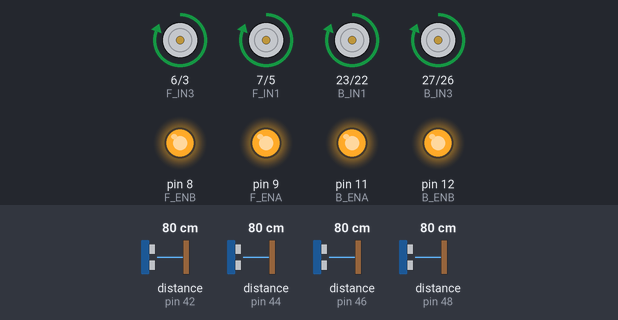
Recording of a sketch running on a simulated Arduino Mega 2560, built with avr-gcc and run on an emulated ATmega2560. On the bench: motor-driver pin pairs drawn as motors (green arrow = first pin HIGH = forward, orange = second pin HIGH = backward, longer = more drive), output pins drawn as LEDs (lit = HIGH). Wiring (inferred from the names in the program): 4 × ultrasonic range finder: trigger pin 43, echo pin 42 / trigger pin 45, echo pin 44 / trigger pin 47, echo pin 46 / trigger pin 49, echo pin 48. The inputs (shaded band) are chosen by the test bench; at power-on: distance to the obstacle (sensors on pin 42, pin 44, pin 46, pin 48) 80 cm. The echo pulse lasts 58.3 µs per cm; pins used as bus, display or sensor lines are not drawn; what the sketch prints to the serial monitor is not drawn.

Above: at 1.2 s.
1.3 s: distance to the obstacle (sensor on pin 42) set to 12 cm
4.3 s: distance to the obstacle (sensor on pin 42) set to 9 cm
Timing chart, 0 to 7.3 s (numbered marks = the images above; inputs shaded):
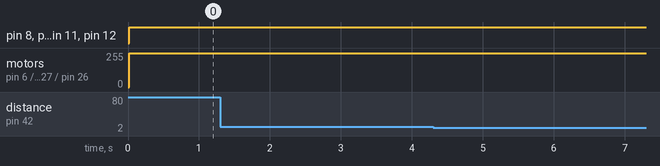

The sketch:

main.ino
```cpp
//Sensors
#define trigPinFrontLeft 49
#define echoPinFrontLeft 48
#define trigPinFrontRight 47
#define echoPinFrontRight 46
#define trigPinLeft 45
#define echoPinLeft 44
#define trigPinRight 43
#define echoPinRight 42

// L298N
// Enable front
#define F_ENA 9
#define F_ENB 8
//FRONT LEFT WHEEL
#define F_IN1 7 //6   // Pin 14 of L293
#define F_IN2 5   // Pin 10 of L293
//FRONT RIGHT WHEEL
#define F_IN3 6 //4   // Pin  7 of L293
#define F_IN4 3   // Pin  2 of L293

// Enable back
#define B_ENA 11
#define B_ENB 12
// BACK LEFT WHEEL
#define B_IN1 23  // Pin 14 of L293
#define B_IN2 22  // Pin 10 of L293
// BACK RIGHT WHEEL
#define B_IN3 27   // Pin  7 of L293
#define B_IN4 26   // Pin  2 of L293

#define baud 9600

void setup() {
    // Sensors
    pinMode(trigPinFrontLeft, OUTPUT);
    pinMode(echoPinFrontLeft, INPUT);

    pinMode(trigPinFrontRight, OUTPUT);
    pinMode(echoPinFrontRight, INPUT);

    pinMode(trigPinLeft, OUTPUT);
    pinMode(echoPinLeft, INPUT);

    pinMode(trigPinRight, OUTPUT);
    pinMode(echoPinRight, INPUT);

    // Motors
    pinMode(F_ENA, OUTPUT);
    pinMode(F_ENB, OUTPUT);
    pinMode(F_IN1, OUTPUT);
    pinMode(F_IN2, OUTPUT);
    pinMode(F_IN3, OUTPUT);
    pinMode(F_IN4, OUTPUT);
    pinMode(B_ENA, OUTPUT);
    pinMode(B_ENB, OUTPUT);
    pinMode(B_IN1, OUTPUT);
    pinMode(B_IN2, OUTPUT);
    pinMode(B_IN3, OUTPUT);
    pinMode(B_IN4, OUTPUT);

    // Serial communication
    Serial.begin(baud);
}

void loop() {
    readSensors();
}
```

sensor.ino
```cpp
float readSensors() {
    long soundTime;
    float objDist_FL, objDist_FR, objDist_L, objDist_R;

    // FRONT LEFT SENSOR
    digitalWrite(trigPinFrontLeft, LOW);
    delayMicroseconds(2);
    // Trigger the sensor
    digitalWrite(trigPinFrontLeft, HIGH);
    delayMicroseconds(10);
    digitalWrite(trigPinFrontLeft, LOW);
    // Read the echoPin, give pulseIn the length of the pulse in microseconds:
    soundTime = pulseIn(echoPinFrontLeft, HIGH);
    // Distance = Speed * Time, Speed of sound = 0.0343 cm/µs
    // Divide by 2 because only the dist to the obj is wanted, not the round trip
    objDist_FL = float(soundTime * 0.0343 / 2);

    // FRONT RIGHT SENSOR
    digitalWrite(trigPinFrontRight, LOW);
    delayMicroseconds(2);
    digitalWrite(trigPinFrontRight, HIGH);
    delayMicroseconds(10);
    digitalWrite(trigPinFrontRight, LOW);
    soundTime = pulseIn(echoPinFrontRight, HIGH);
    objDist_FR = float(soundTime * 0.0343 / 2);

    // LEFT SIDE SENSOR
    digitalWrite(trigPinLeft, LOW);
    delayMicroseconds(2);
    digitalWrite(trigPinLeft, HIGH);
    delayMicroseconds(10);
    digitalWrite(trigPinLeft, LOW);
    soundTime = pulseIn(echoPinLeft, HIGH);
    objDist_L = float(soundTime * 0.0343 / 2);

    // RIGHT SIDE SENSOR
    digitalWrite(trigPinRight, LOW);
    delayMicroseconds(2);
    digitalWrite(trigPinRight, HIGH);
    delayMicroseconds(10);
    digitalWrite(trigPinRight, LOW);
    soundTime = pulseIn(echoPinRight, HIGH);
    objDist_R = float(soundTime * 0.0343 / 2);

    if (objDist_FL > 10.00 || objDist_FR > 10.00) {
        goForward();
    }
    else {
        turnRight();
        goForward();
    }

    // Print the distance on the Serial Monitor (Ctrl+Shift+M):
    Serial.print(objDist_FL);
    Serial.print(" ");

    Serial.print(objDist_FR);
    Serial.print(" ");

    Serial.print(objDist_L);
    Serial.print(" ");

    Serial.println(objDist_R);
}

void goForward() {
  analogWrite(F_ENA, 255);
  analogWrite(F_ENB, 255);

  analogWrite(B_ENA, 255);
  analogWrite(B_ENB, 255);

  digitalWrite(F_IN1, HIGH);
  digitalWrite(F_IN2, LOW);
  digitalWrite(F_IN3, HIGH);
  digitalWrite(F_IN4, LOW);

  digitalWrite(B_IN1, HIGH);
  digitalWrite(B_IN2, LOW);
  digitalWrite(B_IN3, HIGH);
  digitalWrite(B_IN4, LOW);
}

void turnRight() {
  // WHEELS GO FORWARD ON RIGHT SIDE, BACKWARDS ON LEFT SIDE
  analogWrite(F_ENA, 255);
  analogWrite(F_ENB, 255);
  analogWrite(B_ENA, 255);
  analogWrite(B_ENB, 255);

   digitalWrite(F_IN1, LOW);
   digitalWrite(F_IN2, HIGH);
   digitalWrite(F_IN3, HIGH);
   digitalWrite(F_IN4, LOW);

   digitalWrite(B_IN1, HIGH);
   digitalWrite(B_IN2, LOW);
   digitalWrite(B_IN3, LOW);
   digitalWrite(B_IN4, HIGH);

   delay(4940);
}
```

Measured:
- after the input at 1.3 s, every drawn part: stays the same
- after the input at 4.3 s, every drawn part: stays the same
